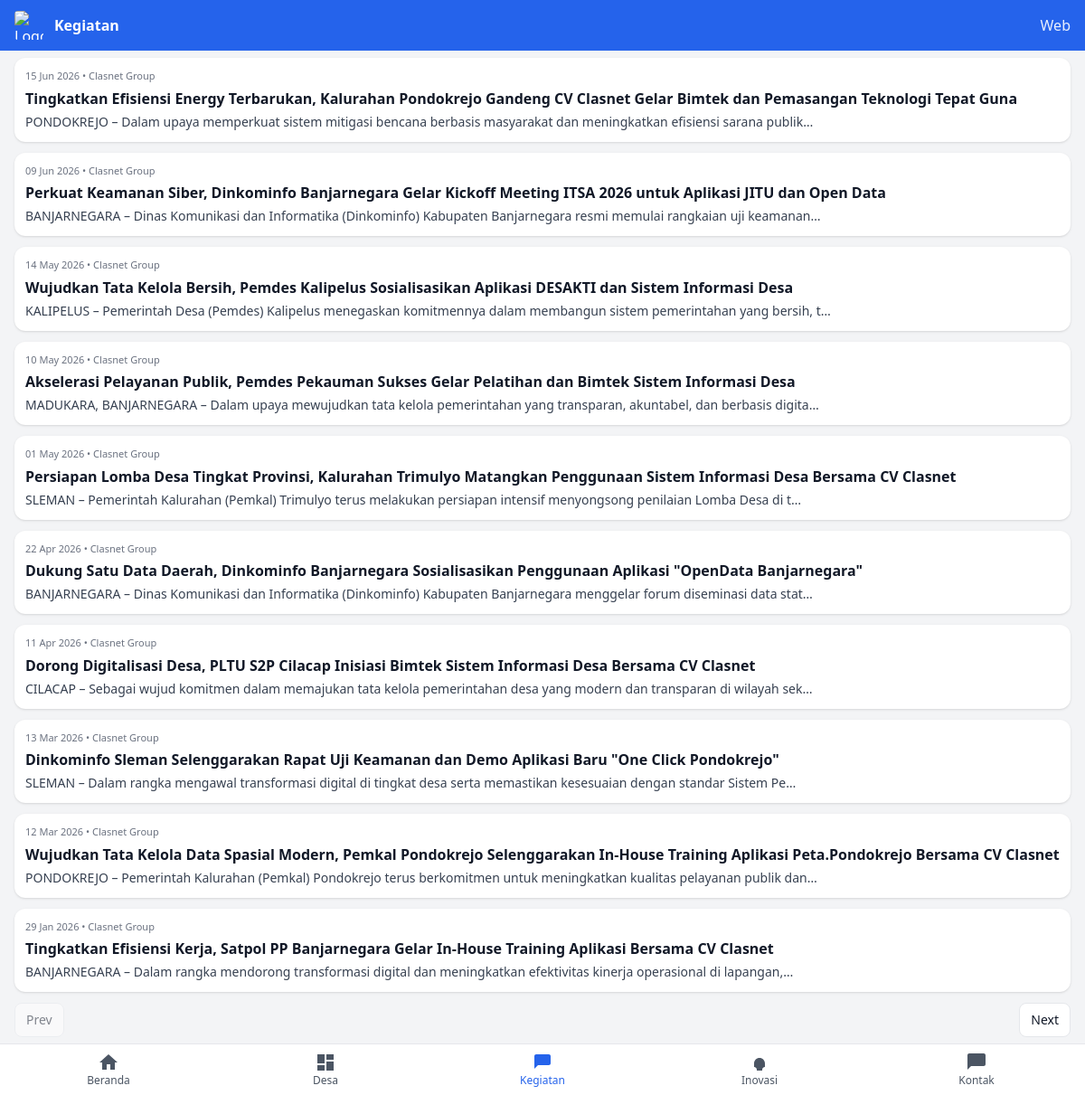
The app's page /legacy-php/mobile_kegiatan.php with its own data.
### tables this page shows
CREATE TABLE `berita` (
  `id` int(11) NOT NULL,
  `judul` varchar(255) NOT NULL,
  `isi` text NOT NULL,
  `gambar` varchar(255) DEFAULT NULL,
  `dibuat_pada` datetime NOT NULL DEFAULT current_timestamp(),
  `published` tinyint(1) NOT NULL DEFAULT 1,
  `author` varchar(100) DEFAULT 'Clasnet Group',
  `tags` varchar(255) DEFAULT NULL,
  `related_desa` varchar(255) DEFAULT NULL
);

### legacy-php/mobile_kegiatan.php (the view, shortened to what this page needs)
<?php
$db = db();
$db->query("CREATE TABLE IF NOT EXISTS berita (
  id INT AUTO_INCREMENT PRIMARY KEY,
  judul VARCHAR(255) NOT NULL,
  isi TEXT NOT NULL,
  gambar VARCHAR(255) DEFAULT NULL,
  dibuat_pada DATETIME NOT NULL DEFAULT CURRENT_TIMESTAMP,
  published TINYINT(1) NOT NULL DEFAULT 1,
  author VARCHAR(100) DEFAULT 'Clasnet Group'
) ENGINE=InnoDB DEFAULT CHARSET=utf8mb4");
$perPage = 10;
$page = isset($_GET['page']) ? max(1, (int)$_GET['page']) : 1;
$totalItems = 0;
if ($cnt = $db->query("SELECT COUNT(*) AS c FROM berita WHERE published=1")) { $r = $cnt->fetch_assoc(); $totalItems = (int)$r['c']; }
$totalPages = $perPage > 0 ? max(1, (int)ceil($totalItems / $perPage)) : 1;
$offset = ($page - 1) * $perPage;
$berita = [];
$sql = sprintf("SELECT id, judul, isi, gambar, dibuat_pada, author FROM berita WHERE published=1 ORDER BY dibuat_pada DESC LIMIT %d OFFSET %d", $perPage, $offset);
if ($res = $db->query($sql)) { while ($r = $res->fetch_assoc()) { $berita[] = $r; } }
function excerpt($text, $len = 120) {
  $plain = strip_tags($text);
  return mb_substr($plain, 0, $len) . '…';
}
?>
<!doctype html>
<html lang="id">
<head>
  <script src="https://cdn.tailwindcss.com"></script>
</head>
<body class="bg-gray-100 text-gray-900 min-h-screen pb-16">
  <header class="fixed top-0 left-0 right-0 bg-blue-600 text-white z-20">
    <div class="px-4 py-3 flex items-center justify-between">
      <div class="flex items-center gap-3">
        <img src="clasnet.png" alt="Logo" class="w-8 h-8 rounded object-contain">
        <div class="font-semibold">Kegiatan</div>
      </div>
      <a href="kegiatan.php" class="text-white/90">Web</a>
    </div>
  </header>
  <main class="pt-16">
    <div class="px-4">
      <?php if (empty($berita)): ?>
        <div class="bg-white rounded-xl shadow p-4">
          <div class="text-center text-sm text-gray-700">Belum ada berita kegiatan.</div>
        </div>
      <?php else: ?>
        <div class="space-y-3">
          <?php foreach ($berita as $b): ?>
          <a href="mobile_berita.php?id=<?= (int)$b['id'] ?>" class="block">
            <article class="bg-white rounded-xl shadow overflow-hidden">
              <div class="p-3">
                <div class="text-[11px] text-gray-500"><?= date('d M Y', strtotime($b['dibuat_pada'])) ?> • <?= htmlspecialchars($b['author'] ?: 'Clasnet Group') ?></div>
                <div class="text-base font-semibold mt-1"><?= htmlspecialchars($b['judul']) ?></div>
                <p class="text-sm text-gray-700 mt-1"><?= htmlspecialchars(excerpt($b['isi'])) ?></p>
              </div>
            </article>
          </a>
          <?php endforeach; ?>
        </div>
        <?php if ($totalPages > 1): ?>
          <div class="mt-3 flex items-center justify-between">
            <?php $prev = max(1, $page - 1); $next = min($totalPages, $page + 1); ?>
            <a href="?page=<?= $prev ?>" class="px-3 py-2 rounded-lg border bg-white text-sm <?= $page===1?'pointer-events-none opacity-50':'' ?>">Prev</a>
            <a href="?page=<?= $next ?>" class="px-3 py-2 rounded-lg border bg-white text-sm <?= $page===$totalPages?'pointer-events-none opacity-50':'' ?>">Next</a>
          </div>
        <?php endif; ?>
      <?php endif; ?>
    </div>
  </main>
  <nav class="fixed bottom-0 left-0 right-0 bg-white border-t z-20">
    <div class="grid grid-cols-5 text-xs text-gray-600">
      <a href="mobile.php" class="flex flex-col items-center justify-center py-2">
        <svg xmlns="http://www.w3.org/2000/svg" class="w-6 h-6" viewBox="0 0 24 24" fill="currentColor"><path d="M10 20v-6h4v6h5v-8h3L12 3 2 12h3v8z"/></svg>
        <span>Beranda</span>
      </a>
      <a href="mobile_desa.php" class="flex flex-col items-center justify-center py-2">
        <svg xmlns="http://www.w3.org/2000/svg" class="w-6 h-6" viewBox="0 0 24 24" fill="currentColor"><path d="M3 13h8V3H3v10zm0 8h8v-6H3v6zm10 0h8V11h-8v10zm0-18v6h8V3h-8z"/></svg>
        <span>Desa</span>
      </a>
      <a href="mobile_kegiatan.php" class="flex flex-col items-center justify-center py-2 text-blue-600">
        <svg xmlns="http://www.w3.org/2000/svg" class="w-6 h-6" viewBox="0 0 24 24" fill="currentColor"><path d="M19 3H5c-1.1 0-2 .9-2 2v14l4-4h12c1.1 0 2-.9 2-2V5c0-1.1-.9-2-2-2z"/></svg>
        <span>Kegiatan</span>
      </a>
      <a href="mobile_inovasi.php" class="flex flex-col items-center justify-center py-2">
        <svg xmlns="http://www.w3.org/2000/svg" class="w-6 h-6" viewBox="0 0 24 24" fill="currentColor"><path d="M9 21h6v-1c0-1.66 1.34-3 3-3v-4c0-3.31-2.69-6-6-6S6 9.69 6 13v4c1.66 0 3 1.34 3 3v1z"/></svg>
        <span>Inovasi</span>
      </a>
      <a href="mobile_kontak.php" class="flex flex-col items-center justify-center py-2">
        <svg xmlns="http://www.w3.org/2000/svg" class="w-6 h-6" viewBox="0 0 24 24" fill="currentColor"><path d="M20 2H4c-1.1 0-2 .9-2 2v16l4-4h14c1.1 0 2-.9 2-2V4c0-1.1-.9-2-2-2z"/></svg>
        <span>Kontak</span>
      </a>
    </div>
  </nav>
</body>
</html>

### records on screen
berita: dibuat_pada "15 Jun 2026", author "Clasnet Group", judul "Tingkatkan Efisiensi Energy Terbarukan, Kalurahan Pondokrejo Gandeng CV Clasnet Gelar Bimtek dan Pemasangan Teknologi Tepat Guna", isi "PONDOKREJO – Dalam upaya memperkuat sistem mitigasi bencana berbasis masyarakat dan meningkatkan efisiensi sarana publik…"
berita: dibuat_pada "09 Jun 2026", author "Clasnet Group", judul "Perkuat Keamanan Siber, Dinkominfo Banjarnegara Gelar Kickoff Meeting ITSA 2026 untuk Aplikasi JITU dan Open Data", isi "BANJARNEGARA – Dinas Komunikasi dan Informatika (Dinkominfo) Kabupaten Banjarnegara resmi memulai rangkaian uji keamanan…"
berita: dibuat_pada "14 May 2026", author "Clasnet Group", judul "Wujudkan Tata Kelola Bersih, Pemdes Kalipelus Sosialisasikan Aplikasi DESAKTI dan Sistem Informasi Desa", isi "KALIPELUS – Pemerintah Desa (Pemdes) Kalipelus menegaskan komitmennya dalam membangun sistem pemerintahan yang bersih, t…"
berita: dibuat_pada "10 May 2026", author "Clasnet Group", judul "Akselerasi Pelayanan Publik, Pemdes Pekauman Sukses Gelar Pelatihan dan Bimtek Sistem Informasi Desa", isi "MADUKARA, BANJARNEGARA – Dalam upaya mewujudkan tata kelola pemerintahan yang transparan, akuntabel, dan berbasis digita…"
berita: dibuat_pada "01 May 2026", author "Clasnet Group", judul "Persiapan Lomba Desa Tingkat Provinsi, Kalurahan Trimulyo Matangkan Penggunaan Sistem Informasi Desa Bersama CV Clasnet", isi "SLEMAN – Pemerintah Kalurahan (Pemkal) Trimulyo terus melakukan persiapan intensif menyongsong penilaian Lomba Desa di t…"
berita: dibuat_pada "22 Apr 2026", author "Clasnet Group", judul "Dukung Satu Data Daerah, Dinkominfo Banjarnegara Sosialisasikan Penggunaan Aplikasi \"OpenData Banjarnegara\"", isi "BANJARNEGARA – Dinas Komunikasi dan Informatika (Dinkominfo) Kabupaten Banjarnegara menggelar forum diseminasi data stat…"
berita: dibuat_pada "11 Apr 2026", author "Clasnet Group", judul "Dorong Digitalisasi Desa, PLTU S2P Cilacap Inisiasi Bimtek Sistem Informasi Desa Bersama CV Clasnet", isi "CILACAP – Sebagai wujud komitmen dalam memajukan tata kelola pemerintahan desa yang modern dan transparan di wilayah sek…"
berita: dibuat_pada "13 Mar 2026", author "Clasnet Group", judul "Dinkominfo Sleman Selenggarakan Rapat Uji Keamanan dan Demo Aplikasi Baru \"One Click Pondokrejo\"", isi "SLEMAN – Dalam rangka mengawal transformasi digital di tingkat desa serta memastikan kesesuaian dengan standar Sistem Pe…"
berita: dibuat_pada "12 Mar 2026", author "Clasnet Group", judul "Wujudkan Tata Kelola Data Spasial Modern, Pemkal Pondokrejo Selenggarakan In-House Training Aplikasi Peta.Pondokrejo Bersama CV Clasnet", isi "PONDOKREJO – Pemerintah Kalurahan (Pemkal) Pondokrejo terus berkomitmen untuk meningkatkan kualitas pelayanan publik dan…"
berita: dibuat_pada "29 Jan 2026", author "Clasnet Group", judul "Tingkatkan Efisiensi Kerja, Satpol PP Banjarnegara Gelar In-House Training Aplikasi Bersama CV Clasnet", isi "BANJARNEGARA – Dalam rangka mendorong transformasi digital dan meningkatkan efektivitas kinerja operasional di lapangan,…"
